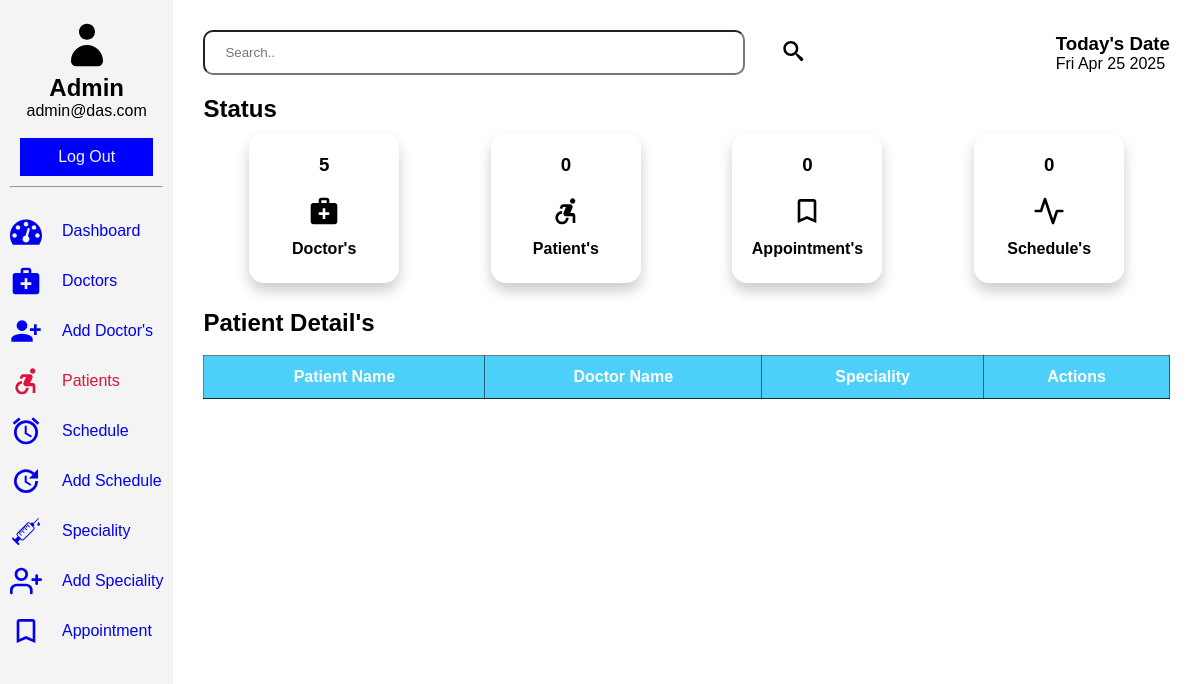
The app's page /admin/patients.php (signed in), older data.
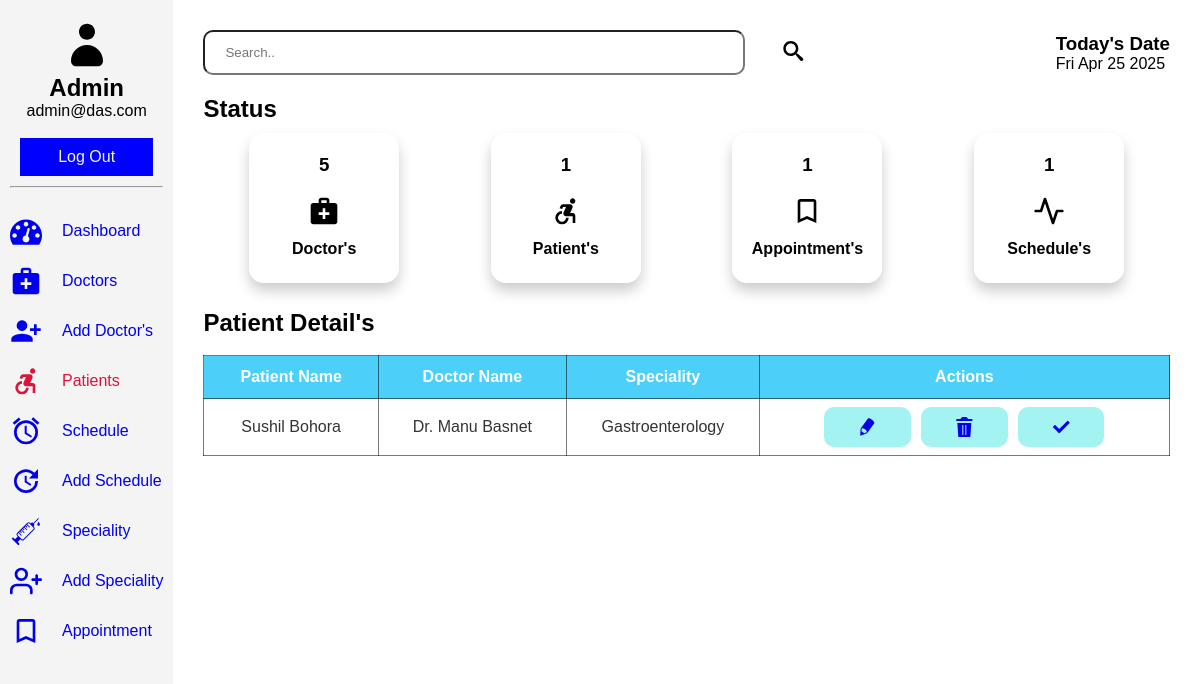
The same page, newer data.
### tables this page shows
CREATE TABLE `patient` (
  `id` int(11) NOT NULL,
  `aid` int(11) DEFAULT NULL,
  `sid` int(11) NOT NULL,
  `did` int(11) NOT NULL,
  `created-at` timestamp NOT NULL DEFAULT current_timestamp()
);

CREATE TABLE `appointment` (
  `id` int(11) NOT NULL,
  `fullname` varchar(255) NOT NULL,
  `email` varchar(255) NOT NULL,
  `phone` varchar(60) NOT NULL,
  `bg` varchar(60) NOT NULL,
  `address` varchar(255) NOT NULL,
  `sid` int(11) NOT NULL,
  `did` int(11) NOT NULL,
  `date` date NOT NULL,
  `time` time NOT NULL,
  `status` tinyint(2) DEFAULT 0
);

CREATE TABLE `doctor` (
  `id` int(11) NOT NULL,
  `fname` varchar(60) NOT NULL,
  `latitude` double NOT NULL,
  `longitude` double NOT NULL,
  `email` varchar(60) NOT NULL,
  `password` varchar(60) NOT NULL,
  `phone` varchar(60) NOT NULL,
  `address` varchar(255) NOT NULL,
  `image_name` varchar(255) NOT NULL,
  `image_path` varchar(255) NOT NULL,
  `sid` int(11) DEFAULT NULL,
  `created_at` timestamp NULL DEFAULT current_timestamp()
);

CREATE TABLE `specialities` (
  `id` int(11) NOT NULL,
  `title` varchar(60) NOT NULL,
  `description` text NOT NULL,
  `image_name` varchar(60) NOT NULL,
  `image_path` varchar(255) NOT NULL,
  `created_at` timestamp NULL DEFAULT current_timestamp()
);

### admin/patients.php (the view, shortened to what the changed rows need)
<?php
    include('../connection.php');
    $keyword = isset($_GET['keyword'])  ? $_GET['keyword'] : NULL ;
    if(isset($keyword)){
        $sql = "SELECT pa.id, pa.aid, ap.fullname, sp.title, doc.fname from patient as pa INNER JOIN appointment as ap ON pa.aid = ap.id INNER JOIN specialities as sp ON pa.sid = sp.id INNER JOIN doctor as doc ON pa.did = doc.id where fullname like '%$keyword%'";
    }else{
        $sql = "SELECT pa.id, pa.aid, ap.fullname, sp.title, doc.fname from patient as pa INNER JOIN appointment as ap ON pa.aid = ap.id INNER JOIN specialities as sp ON pa.sid = sp.id INNER JOIN doctor as doc ON pa.did = doc.id";
    }
    $result = mysqli_query($conn, $sql);
    $useremail = $_SESSION["username_admin"];
    $usql = "SELECT name FROM admin where email='$useremail';";
    $uresult = mysqli_query($conn, $usql);
    $urow = mysqli_fetch_assoc($uresult);
?>
<!DOCTYPE html>
<html lang="en">
<head>
    <link rel="stylesheet" href="../assets/dash1.css">
</head>
<body>
    <section class="dashboard">
        <div class="sidebar">
            <header>
                <h1><?php echo $urow['name']; ?></h1>
                <p><?php echo "". $_SESSION["username_admin"].""; ?></p><br>
            </header>
        </div>
        <section class="main">
            <div class="head">
                <div class="date-container">
                    <h1>Today's Date</h1>
                </div>
            </div>
            <div class="status">
                <div class="status-bar">
                    <h2>Status</h2>
                </div>
                <div class="dash-collection">
                    <div class="doc">
                        <?php
                            $psql = "SELECT * FROM patient";
                            $presult = mysqli_query($conn, $psql);
                            if($prow = mysqli_num_rows($presult)){
                                echo '<h3>'.$prow.'</h3>';
                            }else{
                                echo '<h3>0</h3>';
                            }
                        ?>
                        <svg class="icon icon-accessible_forward"><use xlink:href="#icon-accessible_forward"></use></svg><br>
                        <h4>Patient's</h4><br>
                    </div>
                    <div class="doc">
                        <?php
                            $asql = "SELECT * FROM appointment";
                            $aresult = mysqli_query($conn, $asql);
                            if($arow = mysqli_num_rows($aresult)){
                                echo '<h3>'.$arow.'</h3>';
                            }else{
                                echo '<h3>0</h3>';
                            }
                        ?>
                        <svg class="icon icon-bookmark_outline"><use xlink:href="#icon-bookmark_outline"></use></svg><br>
                        <h4>Appointment's</h4><br>
                    </div>
                    <div class="doc">
                        <?php
                            $ssql = "SELECT * FROM schedule";
                            $sresult = mysqli_query($conn, $ssql);
                            if($srow = mysqli_num_rows($sresult)){
                                echo '<h3>'.$srow.'</h3>';
                            }else{
                                echo '<h3>0</h3>';
                            }
                        ?>
                        <svg class="icon icon-activity"><use xlink:href="#icon-activity"></use></svg><br>
                        <h4>Schedule's</h4><br>
                    </div>
                </div>
            </div>
            <div class="tabular">
                <h2>Patient Detail's</h2><br>
                <table class="table-container">
                    <thead>
                        <tr>
                            <th>Patient Name</th>
                            <th>Doctor Name</th>
                            <th>Speciality</th>
                            <th>Actions</th>
                        </tr>
                    </thead>
                    <tbody>
                        <tr>
                            <?php
                                while($row = mysqli_fetch_assoc($result)){
                            ?>
                                <td><?php echo $row['fullname']; ?></td>
                                <td><?php echo $row['fname']; ?></td>
                                <td><?php echo $row['title']; ?></td>
                                <td class="event">
                                    <button><a href="../admin/patient/update.php?updateid=<?php echo $row['id']; ?>"><svg class="icon icon-pencil"><use xlink:href="#icon-pencil"></use></svg></a></button>
                                    <button><a href="../admin/patient/delete.php?deleteid=<?php echo $row['id']; ?>"><svg class="icon icon-trash"><use xlink:href="#icon-trash"></use></svg></a></button>
                                    <button><a href="../admin/patient/complete.php?completeid=<?php echo $row['aid']; ?>"><svg class="icon icon-checkmark"><use xlink:href="#icon-checkmark"></use></svg></a></button>
                                </td>
                        </tr>
                            <?php
                                }
                            ?>
                    </tbody>
                </table>
            </div>
        </section>
    </section>
</body>
</html>

Row changes from the older to the newer data that the page shows:
added patient: aid.fullname "Sushil Bohora", doctor.fname "Dr. Manu Basnet", specialities.title "Gastroenterology"
Text that changed along with them:
$prow: (not shown) → "1"
$arow: (not shown) → "1"
$srow: (not shown) → "1"
text no longer shown: "0 0 0"
